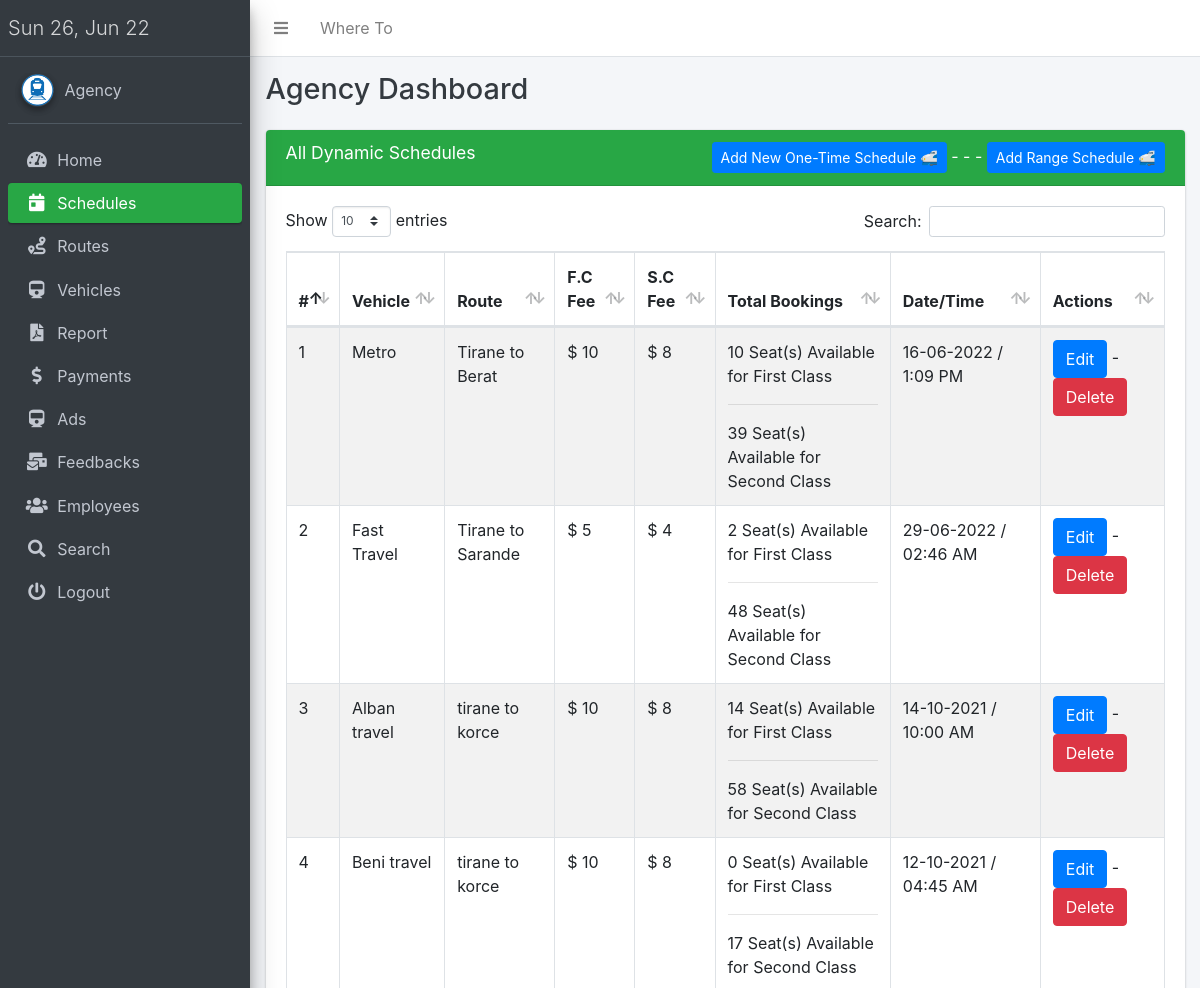
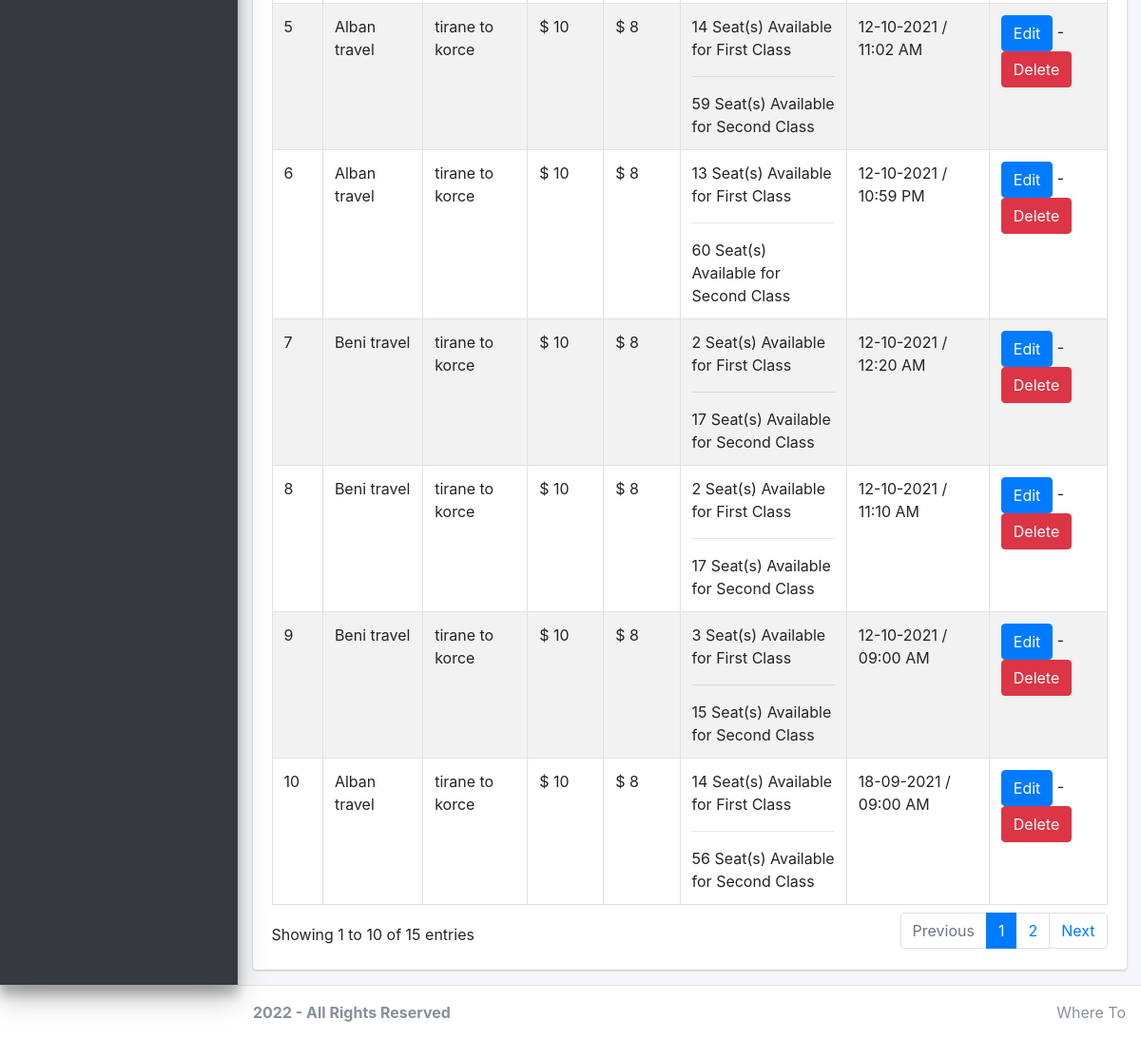
The app's page /pro/agency.php?page=dynamic (signed in) with its own data (2 pictures, top to bottom).
### tables this page shows
CREATE TABLE `schedule` (
  `id` int(11) NOT NULL,
  `agency_id` int(11) NOT NULL,
  `train_id` int(11) NOT NULL,
  `route_id` int(11) NOT NULL,
  `date` varchar(30) NOT NULL,
  `time` varchar(10) NOT NULL,
  `first_fee` float NOT NULL,
  `second_fee` float NOT NULL
);

CREATE TABLE `train` (
  `id` int(11) NOT NULL,
  `agency_id` int(11) NOT NULL,
  `name` varchar(80) NOT NULL,
  `first_seat` int(11) NOT NULL,
  `second_seat` int(11) NOT NULL
);

CREATE TABLE `route` (
  `id` int(11) NOT NULL,
  `agency_id` int(11) NOT NULL,
  `start` varchar(100) NOT NULL,
  `stop` varchar(100) NOT NULL
);

### pro/agency_session.php (called while the page is built, shortened)
<?php
  $agency_id = $_SESSION['agency'];
  ?>

### conn.php (called while the page is built, shortened)
<?php
function connect()
{
    $conn = new mysqli("localhost", "root", "", "otrsphp");
    return $conn;
}
?>

### constants.php (called while the page is built, shortened)
<?php
function getRoutePath($id)
{
    $val = connect()->query("SELECT * FROM route WHERE id = '$id'")->fetch_assoc();
    return $val['start'] . " to " . $val['stop'];
}
function formatTime($time)
{
    $time = explode(":", $time);
    if ($time[0] > 12) {
        $string = ($time[0] - 12) . ":" . $time[1] . " PM";
    } else {
        $string = ($time[0]) . ":" . $time[1] . " AM";
    }
    return $string;
}
function getTotalBookByType($id)
{
    $con =  connect()->query("SELECT SUM(no) as no FROM `booked` WHERE schedule_id = '$id' AND class = 'second'")->fetch_assoc();
    $con2 =  connect()->query("SELECT SUM(no) as no FROM `booked` WHERE schedule_id = '$id' AND class = 'first'")->fetch_assoc();
    $no = $con['no'];
    $no2 = $con2['no'];
    $num = $no == null ? 0 :  $con['no'];
    $num2 = $no2 == null ? 0 :  $con2['no'];
    $qu = connect()->query("SELECT train.first_seat as first, train.second_seat as second FROM schedule INNER JOIN train ON train.id = schedule.train_id WHERE schedule.id = '$id'")->fetch_assoc();
    $first = $qu['first'];
    $second = $qu['second'];
    $first = intval($first);
    $second = intval($second);
    $num = intval($num);
    $num2 = intval($num2);
    return array("first" => $first, "second" => $second, "first_booked" => $num, "second_booked" => $num2);
}
function getTrainName($id)
{
    $val = connect()->query("SELECT name FROM train WHERE id = '$id'")->fetch_assoc();
    return $val['name'];
}

### pro/agency/dynamic_schedule.php (the view, shortened to what this page needs)
<?php
include 'agency_session.php';
?>
<div class="content">
    <section class="content">
        <div class="container-fluid">
            <div class="row">
                <div class="col-sm-12">
                    <div class="card card-success">
                        <div class="card-header">
                            <h3 class="card-title">
                                All Dynamic Schedules</h3>
                            <div class='float-right'>
                                <button type="button" class="btn btn-primary btn-sm" data-toggle="modal"
                                    data-target="#add">
                                    Add New One-Time Schedule &#128645;
                                </button> - - - <button type="button" class="btn btn-primary btn-sm" data-toggle="modal"
                                    data-target="#add2">
                                    Add Range Schedule &#128645;
                                </button>
                            </div>
                        </div>
                        <div class="card-body">
                            <table id="example1" style="align-items: stretch;"
                                class="table table-hover w-100 table-bordered table-striped">
                                <thead>
                                    <tr>
                                        <th>#</th>
                                        <th>Vehicle</th>
                                        <th>Route</th>
                                        <th>F.C Fee</th>
                                        <th>S.C Fee</th>
                                        <th>Total Bookings</th>
                                        <th>Date/Time</th>
                                        <th>Actions</th>
                                    </tr>
                                </thead>
                                <tbody>
                                    <?php
                                    $row = $conn->query("SELECT * FROM schedule where agency_id = '$agency_id' ORDER BY id DESC");
                                    $sn = 0;
                                    while ($fetch = $row->fetch_assoc()) {
                                        $id = $fetch['id']; ?><tr>
                                        <td><?php echo ++$sn; ?></td>
                                        <td><?php echo getTrainName($fetch['train_id']); ?></td>
                                        <td><?php echo getRoutePath($fetch['route_id']);
                                                $fullname = " Schedule" ?></td>
                                        <td>$ <?php echo ($fetch['first_fee']); ?></td>
                                        <td>$ <?php echo ($fetch['second_fee']); ?></td>
                                        <td><?php $array = getTotalBookByType($id);
                                                echo (($array['first'] - $array['first_booked'])), " Seat(s) Available for First Class" . "<hr/>" . ($array['second'] - $array['second_booked']) . " Seat(s) Available for Second Class";
                                                ?></td>
                                        <td><?php echo $fetch['date'], " / ", formatTime($fetch['time']); ?></td>
                                        <td>
                                            <form method="POST">
                                                <button type="button" class="btn btn-primary" data-toggle="modal"
                                                    data-target="#edit<?php echo $id ?>">
                                                    Edit
                                                </button> -
                                                <button type="submit"
                                                    onclick="return confirm('Are you sure about this?')"
                                                    class="btn btn-danger">
                                                    Delete
                                                </button>
                                            </form>
                                        </td>
                                    </tr>
                                    <div class="modal fade" id="edit<?php echo $id ?>">
                                        <?php
                                    }
                                        ?>
                                </tbody>
                            </table>
                        </div>
                    </div>
                </div>
            </div>
        </div>
</div>
</div>
</div>

### records on screen
schedule: train.name "Metro", route.stop "Tirane to Berat", first_fee "10", second_fee "8", first_booked "10", second_booked "39", date "16-06-2022", time "1:09 PM"
schedule: train.name "Fast Travel", route.stop "Tirane to Sarande", first_fee "5", second_fee "4", first_booked "2", second_booked "48", date "29-06-2022", time "02:46 AM"
schedule: train.name "Alban travel", route.stop "tirane to korce", first_fee "10", second_fee "8", first_booked "14", second_booked "58", date "14-10-2021", time "10:00 AM"
schedule: train.name "Beni travel", route.stop "tirane to korce", first_fee "10", second_fee "8", first_booked "0", second_booked "17", date "12-10-2021", time "04:45 AM"
schedule: train.name "Alban travel", route.stop "tirane to korce", first_fee "10", second_fee "8", first_booked "14", second_booked "59", date "12-10-2021", time "11:02 AM"
schedule: train.name "Alban travel", route.stop "tirane to korce", first_fee "10", second_fee "8", first_booked "13", second_booked "60", date "12-10-2021", time "10:59 PM"
schedule: train.name "Beni travel", route.stop "tirane to korce", first_fee "10", second_fee "8", first_booked "2", second_booked "17", date "12-10-2021", time "12:20 AM"
schedule: train.name "Beni travel", route.stop "tirane to korce", first_fee "10", second_fee "8", first_booked "2", second_booked "17", date "12-10-2021", time "11:10 AM"
schedule: train.name "Beni travel", route.stop "tirane to korce", first_fee "10", second_fee "8", first_booked "3", second_booked "15", date "12-10-2021", time "09:00 AM"
schedule: train.name "Alban travel", route.stop "tirane to korce", first_fee "10", second_fee "8", first_booked "14", second_booked "56", date "18-09-2021", time "09:00 AM"

### other values on screen
SITE_NAME "Where To"
